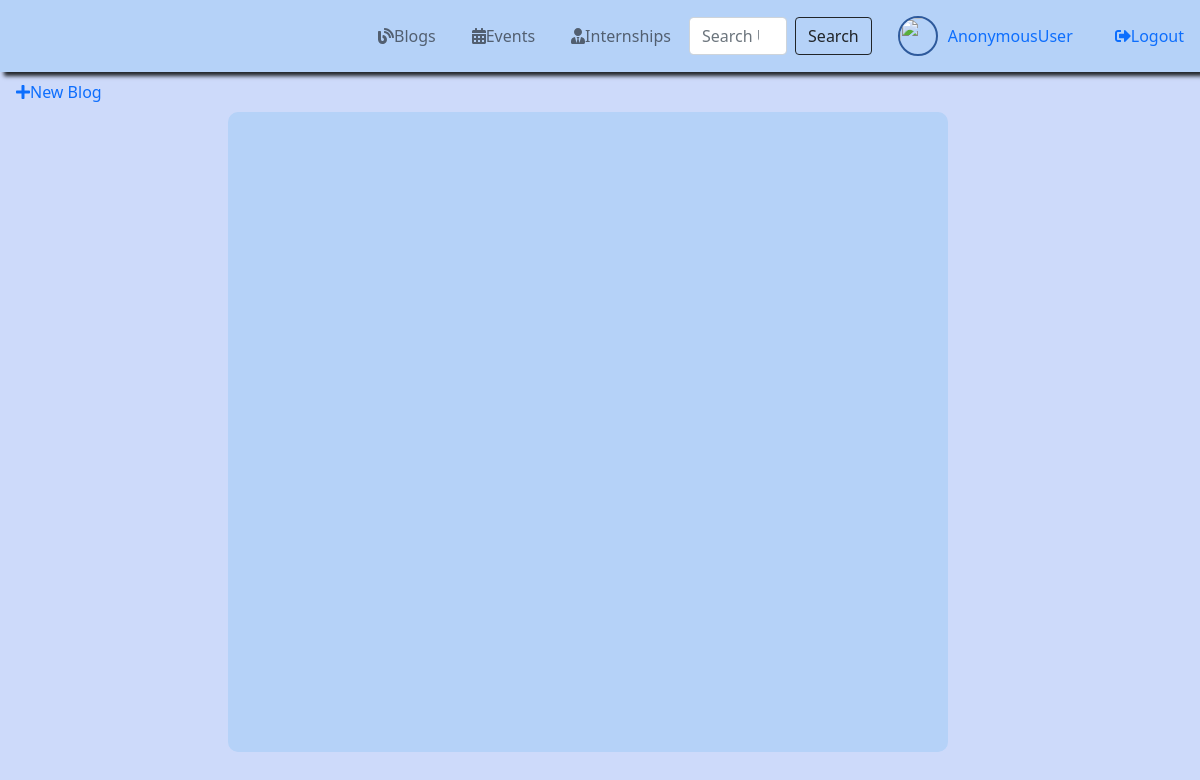
The app's page /home, older data.
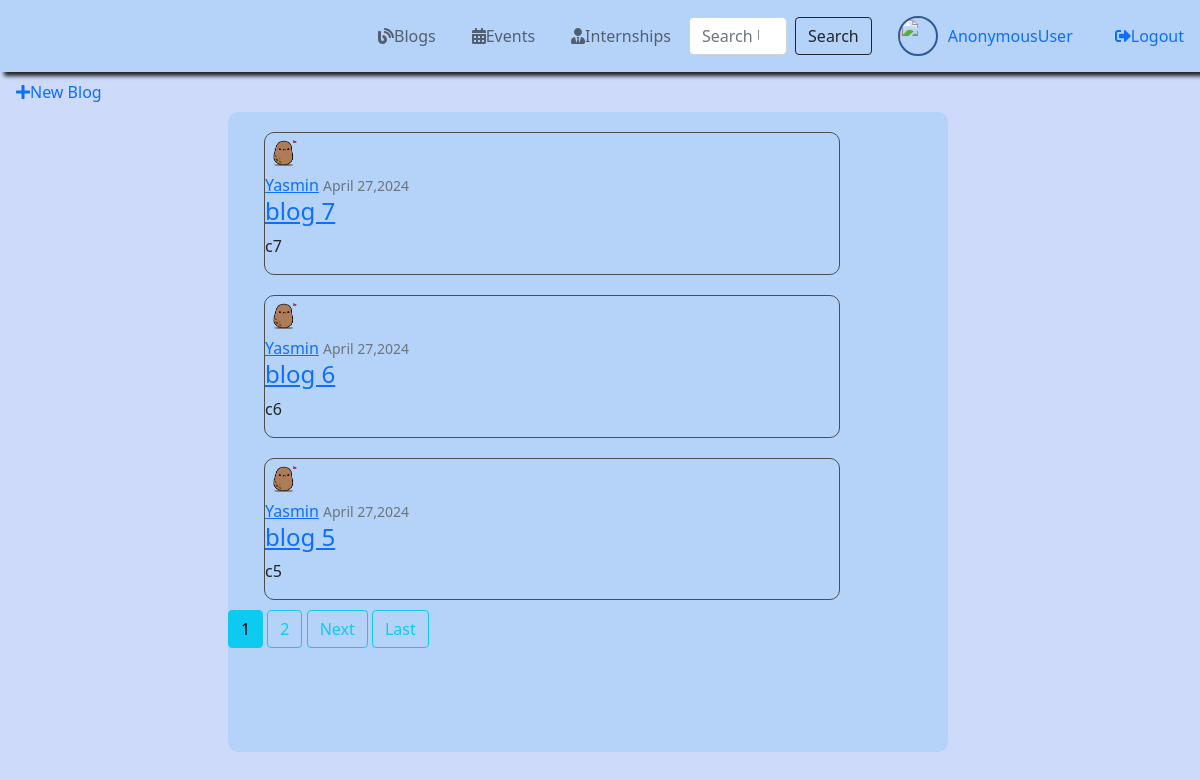
The same page, newer data.
### Home/models.py (models this page shows, shortened)
class Post(models.Model):
    title = models.CharField(max_length = 100)
    content = models.TextField()
    date_posted = models.DateTimeField(default=timezone.now)
    author = models.ForeignKey(User, on_delete=models.CASCADE)

### Signin/models.py (models this page shows, shortened)
class Profile(models.Model):
    user = models.OneToOneField(User, on_delete=models.CASCADE)
    image = models.ImageField(default='images/default.jpg',upload_to='profile_pics')

### Home/views.py (the view)
# urls.py: path('', PostListView.as_view(), name='Home'),
class PostListView(ListView):
    model = Post
    template_name = 'home.html' #<app>/<model>_<viewType>.html
    context_object_name = 'posts'
    ordering = ['-date_posted']
    paginate_by = 3

### Home/templates/Home.html (shortened to what this page needs)
{% extends 'base.html' %}
{% block content %}
    <a class="nav-link" href="{% url 'post_create' %}">
        <span class="icn"><i class="fas fa-plus"></i></span>New Blog
    </a>
    <div style="border-radius: 10px; background-color: #b5d2f8; margin-left: 19%;  width: 60%; height: 80vh; background-attachment: fixed; overflow-y: auto; scrollbar-width: thin; scrollbar-color: darkgray transparent;">
        {% for post in posts %}
        <fieldset style="border-radius: 10px; border: 1px solid rgb(78, 78, 78); width: 80%; margin-top: 20px; margin-left: 5%; margin-bottom: 10px;">
            <img class="rounded-circle article-img" width="40px" height="40px" src="{{ post.author.profile.image.url }}">
            <div class="media-body">
                <div class="article-metadata">
                    <a class="mr-2" href="{% url 'user_posts' post.author.username %}">{{ post.author }}</a>
                    <small class="text-muted">{{ post.date_posted|date:"F d,Y"}}</small>
                </div>
                <h4><a class="article-title" href="{% url 'post_detail' post.id %}">{{ post.title }}</a></h4>
                <p class="article-content">{{ post.content }}</p>
            </div>
        </fieldset>
        {% endfor %}
        {% if is_paginated %}
            {% for num in page_obj.paginator.page_range  %}
                {% if page_obj.number == num %}
                    <a class="btn btn-info mb-4" href="?page={{ num }}"> {{ num }}</a>
                {% elif num > page_obj.number|add:'-3' and num < page_obj.number|add:'3' %}
                    <a class="btn btn-outline-info mb-4" href="?page={{ num }}">{{ num }}</a>
                {% endif %}
            {% endfor %}
            {% if page_obj.has_next %}
                <a class="btn btn-outline-info mb-4" href="?page={{ page_obj.next_page_number }}">Next</a>
                <a class="btn btn-outline-info mb-4" href="?page={{ page_obj.paginator.num_pages }}">Last</a>
            {% endif %}
        {% endif %}
    </div>
{% endblock %}

Row changes from the older to the newer data that the page shows:
added Post: author.profile.image (picture), author "Yasmin", date_posted "April 27,2024", title "blog 7", content "c7"
added Post: author.profile.image (picture), author "Yasmin", date_posted "April 27,2024", title "blog 6", content "c6"
added Post: author.profile.image (picture), author "Yasmin", date_posted "April 27,2024", title "blog 5", content "c5"
Text that changed along with them:
new list line: "1"
new list line: "2"
text now shown: "Next Last"
